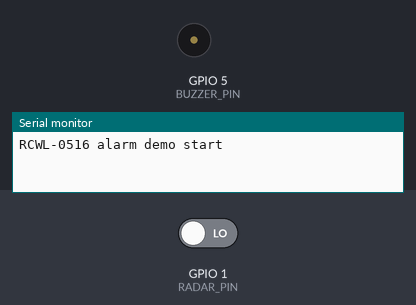
Bench run of a sketch on a simulated ESP32. Parts: buzzer (waves = sounding, pin HIGH), the last lines printed to the serial monitor. Inputs (shaded band) come from the test bench; at power-on: GPIO 1 (RADAR_PIN) LOW.

Above: at 1.5 s.
1.6 s: GPIO 1 (RADAR_PIN) driven HIGH
At 1.9 s:
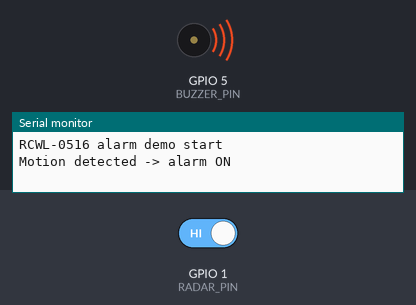
3.1 s: GPIO 1 (RADAR_PIN) driven LOW
At 6.4 s:
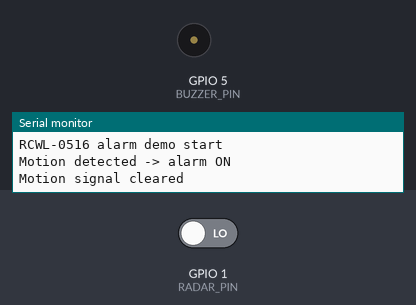
Timing chart, 0 to 7.9 s (numbered marks = the images above; inputs shaded):
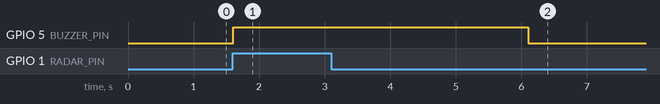

The sketch:

rcwl0516_alarm_esp32p4.ino
```cpp
const int RADAR_PIN = 1;
const int BUZZER_PIN = 5;

const unsigned long ALARM_HOLD_MS = 3000;
const unsigned long LOOP_DELAY_MS = 20;

unsigned long alarmUntil = 0;
bool lastRadarState = false;

void setup() {
  Serial.begin(115200);
  delay(300);
  pinMode(RADAR_PIN, INPUT);
  pinMode(BUZZER_PIN, OUTPUT);
  digitalWrite(BUZZER_PIN, HIGH);
  Serial.println("RCWL-0516 alarm demo start");
}

void loop() {
  bool motionDetected = digitalRead(RADAR_PIN) == HIGH;
  unsigned long now = millis();
  if (motionDetected) {
    alarmUntil = now + ALARM_HOLD_MS;
    if (!lastRadarState) {
      Serial.println("Motion detected -> alarm ON");
    }
  } else if (lastRadarState) {
    Serial.println("Motion signal cleared");
  }
  if (now < alarmUntil) {
    digitalWrite(BUZZER_PIN, HIGH);
  } else {
    digitalWrite(BUZZER_PIN, LOW);
  }
  lastRadarState = motionDetected;
  delay(LOOP_DELAY_MS);
}
```

Measured:
- after the input at 1.6 s, GPIO 5 (BUZZER_PIN): LOW → HIGH at once
- after the input at 3.1 s, GPIO 5 (BUZZER_PIN): HIGH → LOW after 3.0 s
